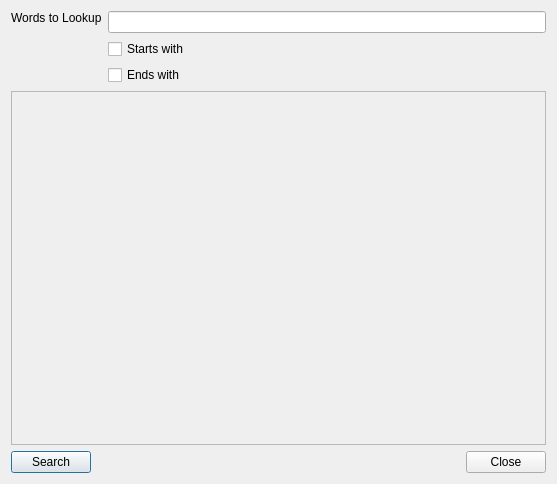
<?xml version="1.0" encoding="UTF-8"?>
<ui version="4.0">
 <class>DictionaryDialog</class>
 <widget class="QDialog" name="DictionaryDialog">
  <property name="geometry">
   <rect>
    <x>0</x>
    <y>0</y>
    <width>557</width>
    <height>484</height>
   </rect>
  </property>
  <property name="windowTitle">
   <string>Search Dictionary</string>
  </property>
  <layout class="QVBoxLayout" name="verticalLayout_3" stretch="0,1,0">
   <item>
    <layout class="QHBoxLayout" name="horizontalLayout">
     <item>
      <layout class="QVBoxLayout" name="verticalLayout_2">
       <item>
        <widget class="QLabel" name="label">
         <property name="text">
          <string>Words to Lookup</string>
         </property>
        </widget>
       </item>
       <item>
        <spacer name="verticalSpacer">
         <property name="orientation">
          <enum>Qt::Vertical</enum>
         </property>
         <property name="sizeHint" stdset="0">
          <size>
           <width>20</width>
           <height>40</height>
          </size>
         </property>
        </spacer>
       </item>
      </layout>
     </item>
     <item>
      <layout class="QVBoxLayout" name="verticalLayout">
       <item>
        <widget class="QLineEdit" name="searchLineEdit"/>
       </item>
       <item>
        <widget class="QCheckBox" name="startsWithCheckBox">
         <property name="text">
          <string>Starts with</string>
         </property>
        </widget>
       </item>
       <item>
        <widget class="QCheckBox" name="endsWithCheckBox">
         <property name="text">
          <string>Ends with</string>
         </property>
        </widget>
       </item>
      </layout>
     </item>
    </layout>
   </item>
   <item>
    <widget class="QPlainTextEdit" name="textEdit">
     <property name="enabled">
      <bool>false</bool>
     </property>
    </widget>
   </item>
   <item>
    <layout class="QHBoxLayout" name="horizontalLayout_2">
     <item>
      <widget class="QPushButton" name="searchButton">
       <property name="text">
        <string>Search</string>
       </property>
      </widget>
     </item>
     <item>
      <spacer name="horizontalSpacer">
       <property name="orientation">
        <enum>Qt::Horizontal</enum>
       </property>
       <property name="sizeHint" stdset="0">
        <size>
         <width>40</width>
         <height>20</height>
        </size>
       </property>
      </spacer>
     </item>
     <item>
      <widget class="QPushButton" name="closeButton">
       <property name="text">
        <string>Close</string>
       </property>
      </widget>
     </item>
    </layout>
   </item>
  </layout>
 </widget>
 <resources/>
 <connections>
  <connection>
   <sender>closeButton</sender>
   <signal>clicked()</signal>
   <receiver>DictionaryDialog</receiver>
   <slot>accept()</slot>
   <hints>
    <hint type="sourcelabel">
     <x>375</x>
     <y>291</y>
    </hint>
    <hint type="destinationlabel">
     <x>212</x>
     <y>159</y>
    </hint>
   </hints>
  </connection>
 </connections>
</ui>
